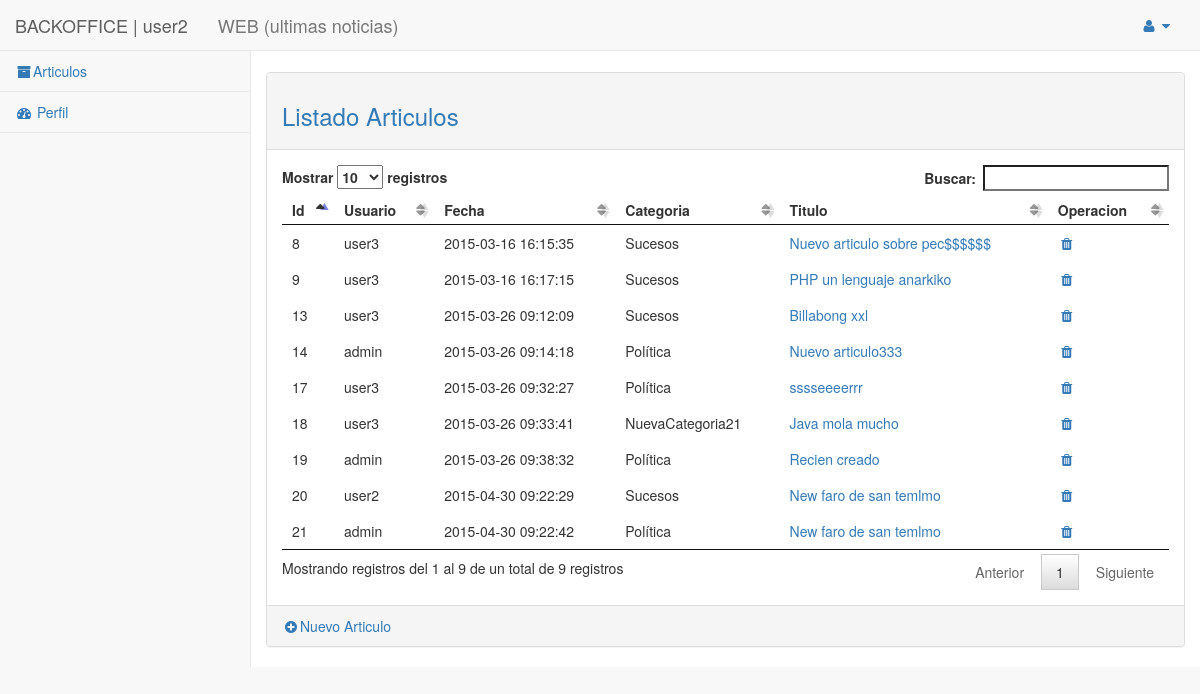
The page /backoffice/articulo/controlador.php (signed in) on the database as committed earlier.
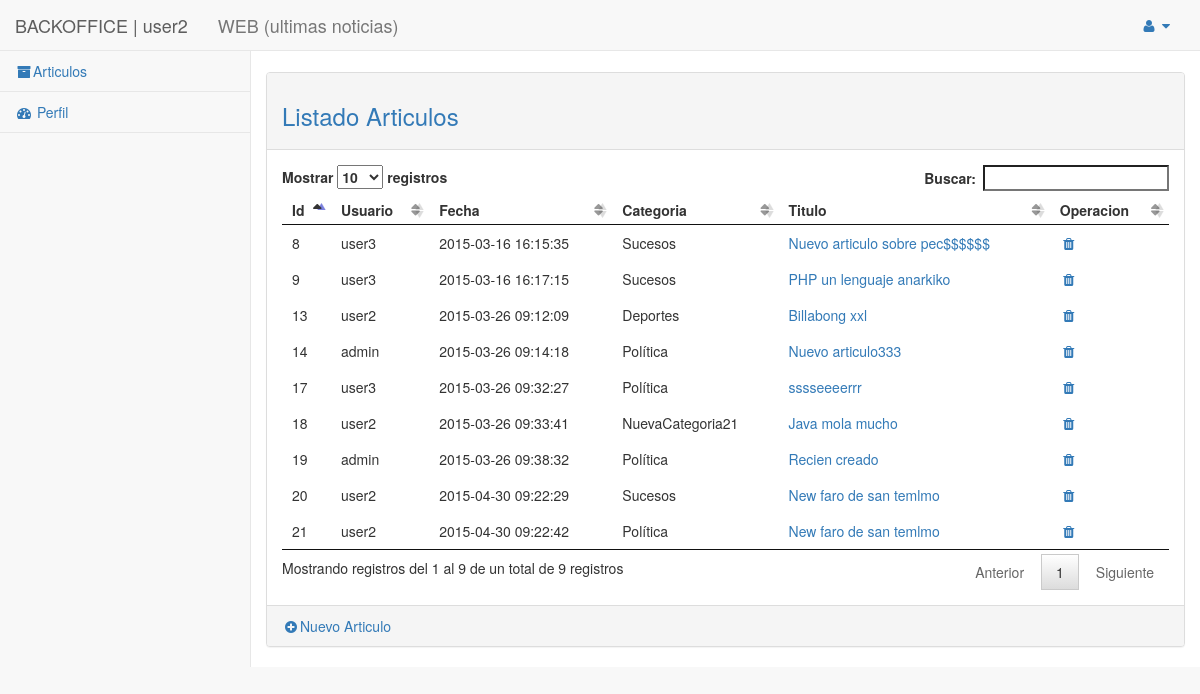
The same page on the database as committed later.
### tables this page shows
CREATE TABLE IF NOT EXISTS `usuario` (
  `id` int(11) NOT NULL AUTO_INCREMENT,
  `email` varchar(250) NOT NULL,
  `password` varchar(50) NOT NULL,
  `nombre` varchar(250) NOT NULL,
  `rol` int(1) NOT NULL DEFAULT '1' COMMENT '0=Administrador  1=usuario',
  PRIMARY KEY (`id`),
  UNIQUE KEY `email` (`email`)
);

CREATE TABLE IF NOT EXISTS `articulo` (
  `id` int(11) NOT NULL AUTO_INCREMENT,
  `fecha` timestamp NULL DEFAULT CURRENT_TIMESTAMP COMMENT 'fecha del artículo',
  `titulo` varchar(250) NOT NULL DEFAULT 'Sin titulo' COMMENT 'título del articulo',
  `contenido` text NOT NULL,
  `id_usuario` int(11) NOT NULL,
  `id_categoria` int(11) NOT NULL,
  `foto` varchar(535) NOT NULL,
  PRIMARY KEY (`id`),
  KEY `id_usuario` (`id_usuario`),
  KEY `id_categoria` (`id_categoria`)
);

CREATE TABLE IF NOT EXISTS `categoria` (
  `id` int(11) NOT NULL AUTO_INCREMENT,
  `fecha` timestamp NULL DEFAULT CURRENT_TIMESTAMP,
  `titulo` varchar(250) NOT NULL DEFAULT 'Sin titulo',
  PRIMARY KEY (`id`)
);

### core/Database.php (called while the page is built, shortened)
<?php
class Database{
	private $db_host = "localhost";
	private $db_user = "root";
	private $db_pass = "";
	private $db_name = "mb15";
	private $con = false;
	private $result = array();
	public function connect(){
		if(!$this->con){
			$myconn = @mysql_connect($this->db_host,$this->db_user,$this->db_pass);
            if($myconn){
            	$seldb = @mysql_select_db($this->db_name,$myconn);
                if($seldb){
                	$this->con = true;
                    return true;
                }else{
                	array_push($this->result,mysql_error());
                    return false;
                }
            }else{
            	array_push($this->result,mysql_error());
                return false;
            }
        }else{
            return true;
        }
	}
    public function disconnect(){
    	if($this->con){
    		if(@mysql_close()){
    			$this->con = false;
				return true;
			}else{
				return false;
			}
		}
    }
	public function sql($sql){
		$query = @mysql_query($sql);
		if($query){
			$this->numResults = mysql_num_rows($query);
			for($i = 0; $i < $this->numResults; $i++){
				$r = mysql_fetch_array($query);
               	$key = array_keys($r);
               	for($x = 0; $x < count($key); $x++){
                   	if(!is_int($key[$x])){
                   		if(mysql_num_rows($query) >= 1){
                   			$this->result[$i][$key[$x]] = $r[$key[$x]];
						}else{
							$this->result = null;
						}
					}
				}
			}
			return true;
		}else{
			array_push($this->result,mysql_error());
			return false;
		}
	}
    public function getResult(){
        $val = $this->result;
        $this->result = array();
        return $val;
    }
}

### backoffice/articulo/modelo.php (called while the page is built, shortened)
<?php
	function getArticulos( $limit=10 , $id_usuario=null, $id_categoria=null){
		$sql = "SELECT a.id , a.titulo, id_usuario, c.titulo as categoria, u.nombre , a.fecha, a.contenido,  foto FROM `articulo` as a , `usuario` as u, `categoria` as c WHERE a.id_usuario = u.id and a.id_categoria = c.id ORDER BY fecha DESC";
		$db = new Database();
		$db->connect();
		$where = '';
		$db->sql( $sql.$where );
		$res = $db->getResult();
		return $res;
	}
?>

### backoffice/articulo/vista.php (the view)
<?php require '../../html/backoffice/head.php'; ?>
<div id="page-wrapper">
    <div class="row">
        <div class="col-lg-12">
         </div>
     </div>
     <div class="row">
            <br>
            <div class="panel panel-default">
                <div class="panel-heading">
                     <h3 class="text-primary">Listado Articulos</h3>
                </div>
                <div class="panel-body">
					<table id="tabla">
					<thead>
						<tr>
							<th>Id</th>
							<th>Usuario</th>
							<th>Fecha</th>
							<th>Categoria</th>
							<th>Titulo</th>
							<th>Operacion</th>
						</tr>
					</thead>
					    <?php foreach($articulos as $articulo): ?>
					    <tr>
					    	<td><?php echo $articulo['id']?></td>
					    	<td><?php echo $articulo['nombre']?></td>
					        <td><?php echo $articulo['fecha']?></td>
					        <td><?php echo $articulo['categoria']?></td>
					        <td>
					        	<a href="<?php echo(CONTROLLER_ARTICULO);?>?op=<?php echo(OP_DETALLE);?>&id=<?php echo $articulo['id']?>" >
					        		<?php echo $articulo['titulo']?>
					        	</a>
					        </td>
					        <td>
					        	<a href="<?php echo(CONTROLLER_ARTICULO);?>?id=<?php echo $articulo['id']?>&op=<?php echo(OP_ELIMINAR);?>"
					        	   title="Eliminar articulo"><i class="fa fa-trash fa-fw"></i></a>
					        </td>
					    </tr>
					<?php endforeach;?>
					</table>
				</div>
                <div class="panel-footer">
                    <a href="<?php echo(CONTROLLER_ARTICULO);?>?op=<?php echo(OP_DETALLE);?>"><i class="fa fa-plus-circle fa-fw"></i>Nuevo Articulo</a>
                 </div>
            </div>
		</div>
</div>
<?php require '../../html/backoffice/footer.php'; ?>

### backoffice/articulo/controlador.php (shortened to what this page needs)
<?php
require_once ('../../core/Database.php');
require_once('modelo.php');
$perfil = $_SESSION['perfil'];
$op = 1;
switch ($op) {
	case OP_LISTAR:
		op_listar($perfil);
		break;
}
function op_listar($perfil){
	if ( $perfil['rol'] == Constantes::$ROL_ADMINISTRADOR ){
		$articulos = getArticulos( -1 , null, null );
	}else{
		$articulos = getArticulos( -1 , $perfil['id'], null  );
	}
	require('vista.php');
}

### html/backoffice/head.php (shortened to what this page needs)
<!DOCTYPE html>
<html lang="en">
<head>
	   <link href="css/bootstrap.min.css" rel="stylesheet">
	    <link href="css/sb-admin-2.css" rel="stylesheet">
	    <link href="css/font-awesome/css/font-awesome.min.css" rel="stylesheet" type="text/css">
	    <link href="js/datatables/css/jquery.dataTables.min.css" rel="stylesheet" type="text/css">
	    <link href="js/datatables/css/jquery.dataTables_themeroller.css" rel="stylesheet" type="text/css">
</head>
<body>
    <div id="wrapper">
    <?php require 'navigation.php';?>

### html/backoffice/navigation.php (shortened to what this page needs)
<?php
$perfil = $_SESSION["perfil"];
?>
 <nav class="navbar navbar-default navbar-static-top" role="navigation" style="margin-bottom: 0">
     <div class="navbar-header">
         <a class="navbar-brand" href="">BACKOFFICE | <?php echo $perfil['nombre']?> </a>
         <a class="navbar-brand" href="<?php echo WEBROOT; ?>"> WEB (ultimas noticias)</a>
     </div>
     <ul class="nav navbar-top-links navbar-right">
         <li class="dropdown">
             <a class="dropdown-toggle" data-toggle="dropdown" href="#">
                 <i class="fa fa-user fa-fw"></i>  <i class="fa fa-caret-down"></i>
             </a>
         </li>
     </ul>
     <div class="navbar-default sidebar" role="navigation">
         <div class="sidebar-nav navbar-collapse">
             <ul class="nav" id="side-menu">
                 <?php if ( $perfil['rol'] == 0 ) { ?>
                  <li>
                      <a href="<?php echo(CONTROLLER_ARTICULO);?>"><i class="fa fa-archive fa-fw"></i>Articulos</a>
                  </li>
                  <li>
                      <a href="<?php echo(CONTROLLER_CATEGORIA);?>"><i class="fa fa-tasks fa-fw"></i>Categorias</a>
                  </li>
                  <li>
                      <a href="<?php echo(CONTROLLER_USER);?>"><i class="fa fa-user fa-fw"></i>Usuarios</a>
                  </li>
              <?php } else { ?>
                  <li>
                      <a href="<?php echo(CONTROLLER_ARTICULO);?>"><i class="fa fa-archive fa-fw"></i>Articulos</a>
                  </li>
                		<li>
                      <a href="<?php echo(CONTROLLER_PERFIL);?>"><i class="fa fa-dashboard fa-fw"></i> Perfil</a>
                  </li>
               	<?php }?>
             </ul>
         </div>
     </div>
 </nav>

### html/backoffice/footer.php (shortened to what this page needs)
</div>
</body>
</html>

### html/backoffice/css/sb-admin-2.css (style rules this page uses)
body { background-color: #f8f8f8; }
#wrapper { width: 100%; }
#page-wrapper { padding: 0 15px; min-height: 568px; background-color: #fff; }
@media (min-width:768px) { #page-wrapper { position: inherit; margin: 0 0 0 250px; padding: 0 30px; border-left: 1px solid #e7e7e7; } }
.navbar-top-links { margin-right: 0; }
.navbar-top-links li { display: inline-block; }
.navbar-top-links li:last-child { margin-right: 15px; }
.navbar-top-links li a { padding: 15px; min-height: 50px; }
.sidebar .sidebar-nav.navbar-collapse { padding-right: 0; padding-left: 0; }
.sidebar ul li { border-bottom: 1px solid #e7e7e7; }
@media (min-width:768px) { .sidebar { z-index: 1; position: absolute; width: 250px; margin-top: 51px; } }
table.dataTable thead .sorting, table.dataTable thead .sorting_asc, table.dataTable thead .sorting_desc, table.dataTable thead .sorting_asc_disabled, table.dataTable thead .sorting_desc_disabled { background: 0 0; }
table.dataTable thead .sorting_asc:after { content: "\f0de"; float: right; font-family: fontawesome; }
table.dataTable thead .sorting:after { content: "\f0dc"; float: right; font-family: fontawesome; color: rgba(50,50,50,.5); }

Rows that differ between the two databases and show on the page:
no longer on this page (row unchanged): usuario: nombre "user2"
changed articulo id 21: id_usuario.nombre "admin" → "user2"
changed articulo "Java mola mucho": id_usuario.nombre "user3" → "user2"
changed articulo "Billabong xxl": id_usuario.nombre "user3" → "user2"; id_categoria.titulo "Sucesos" → "Deportes"
Other text that changed with them:
$perfil['nombre']: (not shown) → "user2"
